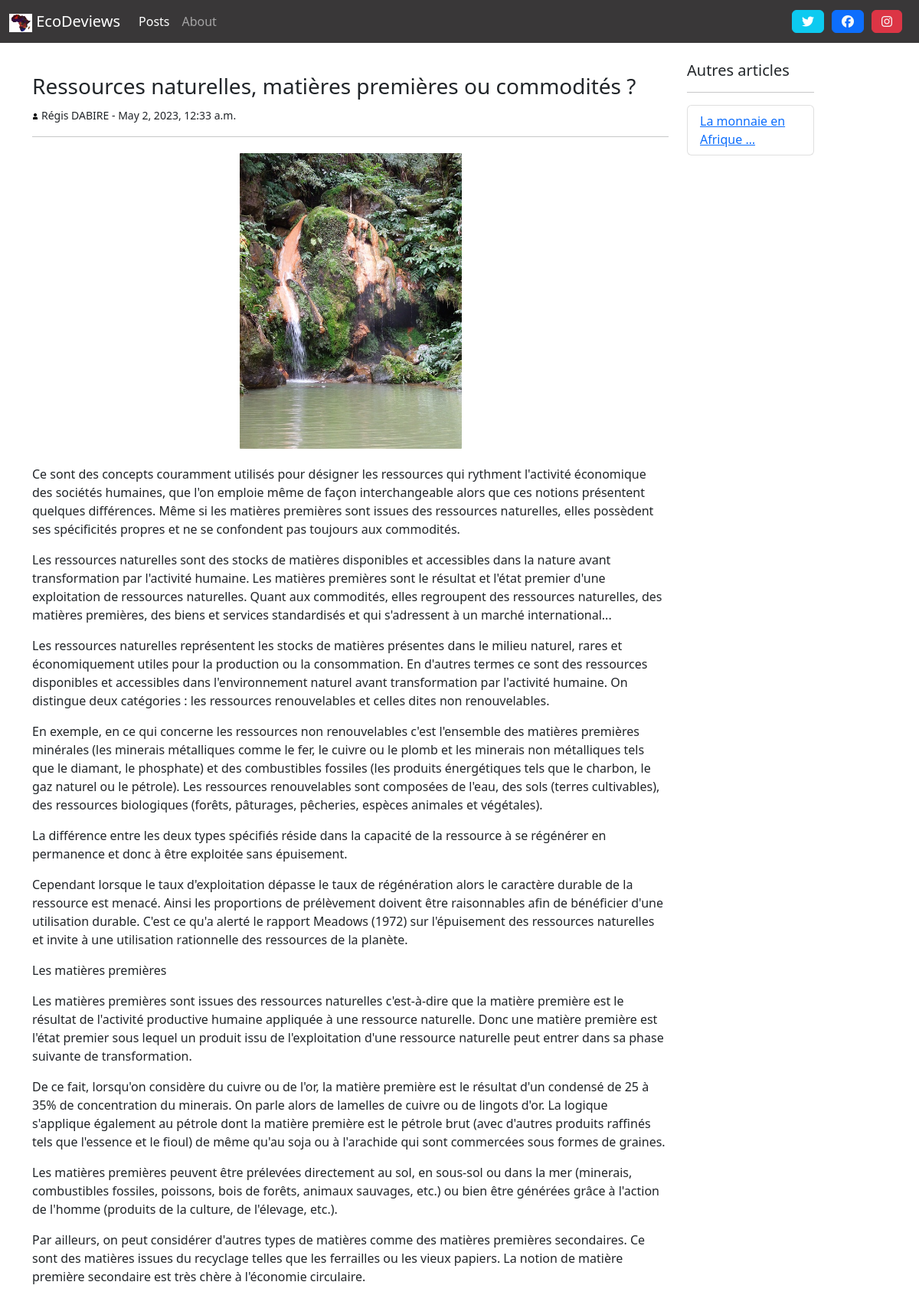
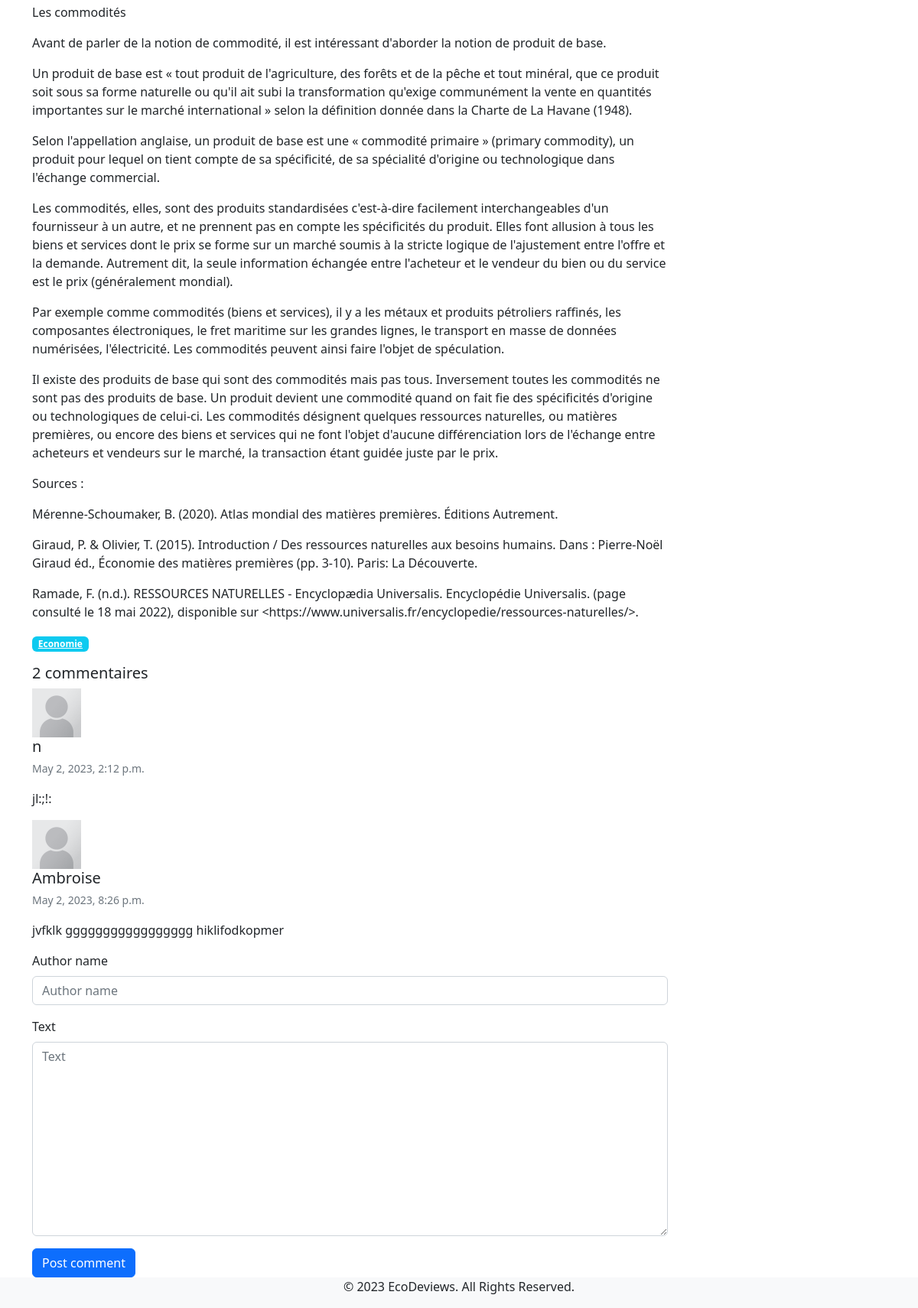
/blog/posts/detail/2/, run on the app's committed database (2 pictures, top to bottom).
### blog/models.py (models this page shows, shortened)
class Post(models.Model):
    title = models.CharField(max_length=100)
    category = models.ForeignKey('PostCategory',
                                 null=True,
                                 blank=True,
                                 on_delete=models.DO_NOTHING)
    redactor = models.ForeignKey('Redactor',
                                 on_delete=models.DO_NOTHING)
    illustration = models.ImageField(upload_to='upload/', blank=True)
    published = models.BooleanField(default=False)
    text = models.TextField(blank=True)
    created_at = models.DateTimeField(auto_now_add=True)

class Redactor(models.Model):
    first_name = models.CharField(max_length=50)
    last_name = models.CharField(max_length=50)
    def __str__(self):
        return '{} {}'.format(self.first_name, self.last_name)

class PostCategory(models.Model):
    name = models.CharField(max_length=50)
    def slug(self):
        return slugify(self.name)

class Comment(models.Model):
    STATUS_VISIBLE = 'visible'
    STATUS_HIDDEN = 'hidden'
    STATUS_MODERATED = 'moderated'
    STATUS_CHOICES = (
        (STATUS_VISIBLE, 'Visible'),
        (STATUS_HIDDEN, 'Hidden'),
        (STATUS_MODERATED, 'Moderated')
    )
    post = models.ForeignKey('Post',
                             on_delete=models.CASCADE,
                             related_name='comments')
    author_name = models.CharField(max_length=100)
    text = models.TextField()
    status = models.CharField(max_length=20,
                              default='visible',
                              choices=STATUS_CHOICES)
    moderation_text = models.CharField(max_length=200, blank=True)
    created_at = models.DateTimeField(auto_now_add=True)

### blog/views.py (the view)
# urls.py: path('posts/detail/<int:post_id>/', views.post_detail, name='post-detail'),
def post_detail(request, post_id, message=''):
    post = get_object_or_404(Post, pk=post_id)
    posts_same_category = Post.objects.filter(published=True, category=post.category).exclude(pk=post_id)
    comments = post.comments.exclude(status=Comment.STATUS_HIDDEN)
    if request.method == 'POST':
        comment_form = CommentForm(request.POST)
        if comment_form.is_valid():
            comment = comment_form.save(commit=False)
            comment.post = post
            comment.save()
            args = [post.pk, 'Your comment has been posted!']
            return HttpResponseRedirect(reverse('post-detail-message', args=args) + '#comments')
    else:
        comment_form = CommentForm()
    context = {
        'navigation_items': navigation.navigation_items(navigation.NAV_POSTS),
        'post': post,
        'posts_same_category': posts_same_category,
        'comments': comments,
        'comment_form': comment_form,
        'message': message,
    }
    return render(request, 'blog/post_detail.html', context)

### blog/forms.py
class CommentForm(forms.ModelForm):
    class Meta:
        model = Comment
        fields = ['author_name', 'text', ]

### blog/navigation.py (called while the page is built)
def navigation_items(selected_item):
    items = []
    for name, url in NAV_ITEMS:
        items.append({
            'name': name,
            'url': url,
            'active': True if selected_item == name else False
        })
    return items

### blog/templates/blog/post_detail.html (shortened to what this page needs)
{% extends 'base.html' %}
{% load static %}
{% load django_bootstrap5 %}
{% block content %}
<div class="col-sm-9">
    <div class="mt-3">
        <h3> {{ post.title }}</h3>
        <small> <img src="{% static 'img/icon-user.png' %}" class="img-fluid" style="max-width:1%;"> {{post.redactor}} - {{ post.created_at }}</small>
        <hr>
        <img src="{{post.illustration.url}}" class="img-fluid rounded mx-auto d-block border border-5 border-white"  height="400" width="300">
        <p class="text-muted ">
            {{ post.text|linebreaks|safe}}
        </p>
        <a href="{% url 'post-list' post.category.slug %}" class="badge bg-info">
            {{ post.category.name|capfirst }}
        </a>
    </div>
    <div class="mt-3" id="comments">
        <h5>
            {% if comments.count > 1 %}
                {{ comments.count}} commentaires
            {% elif comments.count == 1  %}
                {{ comments.count}} commentaire
            {% endif  %}
        </h5>
        <ul class="list-unstyled">
            {% for comment in comments %}
                <li class="media">
                <img class="mr-3" src="{% static 'img/user-placeholder.png' %}">
                <div class="media-body">
                    <h5 class="mt-0 mb-1"> {{ comment.author_name }}</h5>
                    <p>
                        <small class="text-muted">{{ comment.created_at}}</small>
                    </p>
                    <p>
                        {% if comment.status == 'moderated' %}
                            <span class="font-weight-light font-italic text-muted">
                                [[Moderated comment: {{ comment.moderation_text }}]]
                            </span>
                        {% else %}
                            {{ comment.text }}
                        {% endif %}
                    </p>
                </div>
                </li>
            {% empty %}
                <li class="media">Pas encore de commentaires!</li>
            {% endfor %}
        </ul>
        <form action="{% url 'post-detail' post.pk %}" method="post" class="form">
            {% bootstrap_form comment_form %}
            {% bootstrap_button button_type="submit" content="Post comment" %}
        </form>
    </div>
</div>
<div class="col-sm-2">
    <h5>Autres articles</h5>
    <hr>
    <ul class="list-group">
        {% for post in posts_same_category %}
            <li class="list-group-item">
                <a href="{% url 'post-detail' post.pk %}" > {{ post.title|truncatewords:4 }}</a>
            </li>
        {% empty %}
            This is the only post!
        {% endfor %}
    </ul>
</div>
{% endblock content %}

### data on the page
Post: title "Ressources naturelles, matières premières ou commodités ?", redactor "Régis DABIRE", created_at "May 2, 2023, 12:33 a.m.", illustration (picture), text "Ce sont des concepts couramment utilisés pour désigner les ressources qui rythment l'activité économique des sociétés humaines, que l'on emploie même de façon interchangeable alors que ces notions présentent quelques différences. Même si les matières premières sont issues des ressources naturelles, elles possèdent ses spécificités propres et ne se confondent pas toujours aux commodités. Les ressources naturelles sont des stocks de matières disponibles et accessibles dans la nature avant transformation par l'activité humaine. Les matières premières sont le résultat et l'état premier d'une exploitation de ressources naturelles. Quant aux commodités, elles regroupent des ressources naturelles,…", category.name "Economie"
Comment: author_name "n", created_at "May 2, 2023, 2:12 p.m.", text "jl:;!:"
Comment: author_name "Ambroise", created_at "May 2, 2023, 8:26 p.m.", text "jvfklk ggggggggggggggggg hiklifodkopmer"
Post: title "La monnaie en Afrique …"

### other printed values
{{ item.name }} "Posts" "About"
{{ comments.count }} "2"
